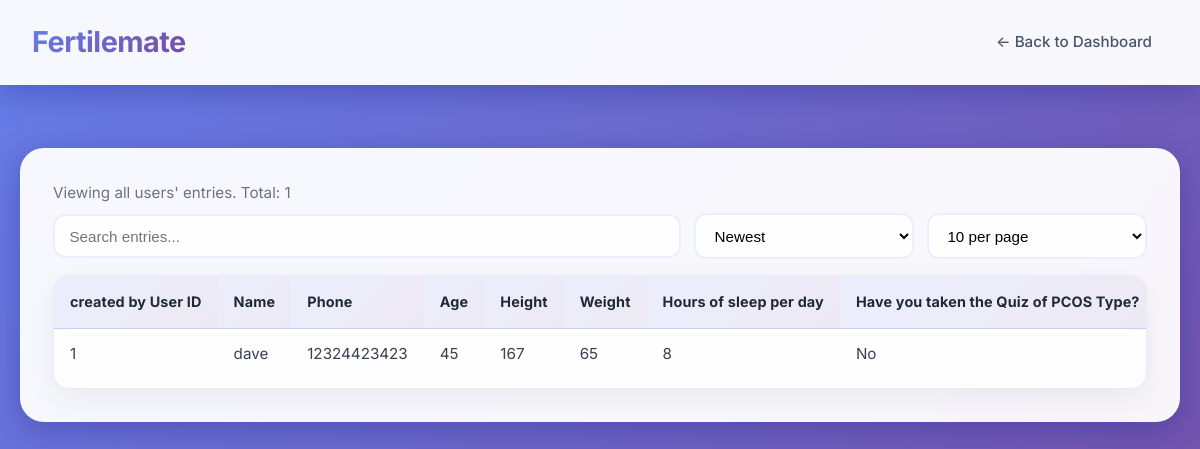
/female_data (signed in), run on the app's committed database.
### app.py (models this page shows)
class FemaleEntryFlat(db.Model):
    id = db.Column(db.Integer, primary_key=True)
    entry_id = db.Column(db.Integer, db.ForeignKey('female_entry.id'), nullable=True)
    user_id = db.Column(db.Integer, db.ForeignKey('user.id'), nullable=True)
    name = db.Column(db.String(120))
    phone = db.Column(db.String(64))
    age = db.Column(db.String(16))
    height = db.Column(db.String(16))
    weight = db.Column(db.String(16))
    sleep_hours = db.Column(db.String(16))
    quiz_taken = db.Column(db.String(16))
    marital_status = db.Column(db.String(32))
    plan_pregnant = db.Column(db.String(16))
    birth_control = db.Column(db.String(64))
    breakfast_daily = db.Column(db.String(16))
    breakfast_time = db.Column(db.String(16))
    lunch_daily = db.Column(db.String(16))
    lunch_time = db.Column(db.String(16))
    dinner_daily = db.Column(db.String(16))
    dinner_time = db.Column(db.String(16))
    water_per_day = db.Column(db.String(16))
    exercise = db.Column(db.String(16))
    travel_to_work = db.Column(db.String(32))
    sleep_time = db.Column(db.String(16))
    sleep_issue = db.Column(db.String(16))
    exercise_3_times = db.Column(db.String(16))
    irregular_menstruation = db.Column(db.String(64))
    supplements = db.Column(db.String(64))
    predicted_pcos_type = db.Column(db.String(128))
    created_at = db.Column(db.DateTime, default=datetime.utcnow)

### app.py (the view)
@app.route('/female_data')
@login_required
def female_data_page():
    role = session.get('role', 'user')
    if role == 'admin':
        flats = FemaleEntryFlat.query.order_by(FemaleEntryFlat.created_at.desc()).all()
    else:
        flats = FemaleEntryFlat.query.filter_by(user_id=session.get('user_id')).order_by(FemaleEntryFlat.created_at.desc()).all()
    rows = []
    for f in flats:
        rows.append({
            'flat_id': f.id,
            'id': f.entry_id or f.id,
            'user_id': f.user_id,
            'name': f.name,
            'phone': f.phone,
            'age': f.age,
            'height': f.height,
            'weight': f.weight,
            'sleep_hours': f.sleep_hours,
            'quiz_taken': f.quiz_taken,
            'marital_status': f.marital_status,
            'plan_pregnant': f.plan_pregnant,
            'birth_control': f.birth_control,
            'breakfast_daily': f.breakfast_daily,
            'breakfast_time': f.breakfast_time,
            'lunch_daily': f.lunch_daily,
            'lunch_time': f.lunch_time,
            'dinner_daily': f.dinner_daily,
            'dinner_time': f.dinner_time,
            'water_per_day': f.water_per_day,
            'exercise': f.exercise,
            'travel_to_work': f.travel_to_work,
            'sleep_time': f.sleep_time,
            'sleep_issue': f.sleep_issue,
            'exercise_3_times': f.exercise_3_times,
            'irregular_menstruation': f.irregular_menstruation,
            'supplements': f.supplements,
            'pcos_type': f.predicted_pcos_type,
            'created': f.created_at.strftime('%Y-%m-%d %H:%M') if f.created_at else ''
        })
    return render_template('female_data.html', role=role, rows=rows)

### app.py (called while the page is built)
def login_required(view_function):
    @wraps(view_function)
    def wrapper(*args, **kwargs):
        if not session.get('logged_in'):
            return redirect(url_for('login'))
        return view_function(*args, **kwargs)
    return wrapper

### templates/female_data.html (shortened to what this page needs)
<!DOCTYPE html>
<html lang="en">
<head>
</head>
<body>
  <div class="navbar">
    <div class="logo">Fertilemate</div>
    <nav><a href="/">← Back to Dashboard</a></nav>
  </div>
  <div class="container">
    <p class="muted">Viewing {{ 'all users\' entries' if role == 'admin' else 'your entries' }}. Total: {{ rows|length }}</p>
    <div class="toolbar">
      <input id="searchInput" type="text" placeholder="Search entries..." aria-label="Search">
      <select id="sortSelect" aria-label="Sort">
        <option value="created_desc">Newest</option>
      </select>
      <select id="pageSizeSelect" aria-label="Rows per page">
        <option value="10">10 per page</option>
      </select>
    </div>
    <div class="table-container">
      <table>
        <thead>
          <tr>
            {% if role == 'admin' %}<th>created by User ID</th>{% endif %}
            <th>Name</th>
            <th>Phone</th>
            <th>Age</th>
            <th>Height</th>
            <th>Weight</th>
            <th>Hours of sleep per day</th>
            <th>Have you taken the Quiz of PCOS Type?</th>
          </tr>
        </thead>
        <tbody>
          {% for r in rows %}
          <tr data-name="{{ (r.name or '')|lower }}" data-phone="{{ (r.phone or '')|lower }}" data-created="{{ r.created }}">
            {% if role == 'admin' %}<td>{{ r.user_id }}</td>{% endif %}
            <td>{{ r.name }}</td>
            <td>{{ r.phone }}</td>
            <td>{{ r.age }}</td>
            <td>{{ r.height }}</td>
            <td>{{ r.weight }}</td>
            <td>{{ r.sleep_hours }}</td>
            <td>{{ r.quiz_taken }}</td>
          </tr>
          {% endfor %}
        </tbody>
      </table>
    </div>
  </div>
</body>
</html>

### templates/female_data.html (style rules this page uses)
* { margin: 0; padding: 0; box-sizing: border-box; }
body { padding:20px;font-family: 'Inter', -apple-system, BlinkMacSystemFont, 'Segoe UI', Roboto, sans-serif; background: linear-gradient(135deg, #667eea 0%, #764ba2 100%); min-height: 100vh; color: #2d3748; line-height: 1.6; }
.navbar { background: rgba(255, 255, 255, 0.95); backdrop-filter: blur(20px); color: #2d3748; padding: 1.2rem 2rem; display: flex; justify-content: space-between; align-items: center; box-shadow: 0 8px 32px rgba(31, 38, 135, 0.37); border-bottom: 1px solid rgba(255, 255, 255, 0.18); position: fixed; top: 0; left: 0; right: 0; z-index: 1000; }
.navbar .logo { font-size: 1.8rem; font-weight: 700; background: linear-gradient(135deg, #667eea 0%, #764ba2 100%); -webkit-background-clip: text; -webkit-text-fill-color: transparent; background-clip: text; letter-spacing: -0.5px; }
.navbar nav a { color: #4a5568; text-decoration: none; margin-left: 2rem; font-size: 0.95rem; font-weight: 500; padding: 0.5rem 1rem; border-radius: 8px; transition: all 0.3s ease; }
.container { max-width: full; margin: 8rem auto 2rem; background: rgba(255, 255, 255, 0.95); backdrop-filter: blur(20px); border-radius: 24px; box-shadow: 0 8px 32px rgba(31, 38, 135, 0.37); border: 1px solid rgba(255, 255, 255, 0.18); padding: 2rem; }
.muted { color: #6b7280; font-size: 0.95rem; }
.table-container { margin-top: 1rem; background: rgba(255,255,255,0.9); border: 1px solid rgba(102,126,234,0.15); border-radius: 16px; overflow-x: auto; overflow-y: hidden; -webkit-overflow-scrolling: touch; box-shadow: 0 10px 30px rgba(0,0,0,0.06); }
table { width: 100%; height: full; border-collapse: collapse; }
thead th { background: linear-gradient(135deg, rgba(102,126,234,0.12) 0%, rgba(118,75,162,0.12) 100%); color: #1f2937; text-align: left; font-weight: 700; font-size: 0.9rem; letter-spacing: 0.01em; padding: 0.9rem 1rem; border-bottom: 1px solid rgba(102,126,234,0.2); position: sticky; top: 0; z-index: 1; white-space: nowrap; }
tbody td { padding: 0.85rem 1rem; border-bottom: 1px solid rgba(102,126,234,0.12); vertical-align: top; color: #374151; font-size: 0.95rem; white-space: nowrap; }
tbody tr:last-child td { border-bottom: none; }
.toolbar { display: grid; grid-template-columns: 1fr repeat(2, minmax(180px, 220px)); gap: 0.8rem; align-items: center; margin: 0.5rem 0; }
.toolbar input[type="text"], .toolbar select { padding: 0.7rem 0.9rem; border: 2px solid rgba(102,126,234,0.12); border-radius: 12px; background: rgba(255,255,255,0.9); font-size: 0.95rem; outline: none; transition: all 0.2s ease; }

### data on the page
FemaleEntryFlat: user_id "1", name "dave", phone "12324423423", age "45", height "167", weight "65", sleep_hours "8", quiz_taken "No"

### other printed values
{{ 'all users\' entries' if role == 'admin' else 'your entries' }} "all users' entries"
{{ rows|length }} "1"
